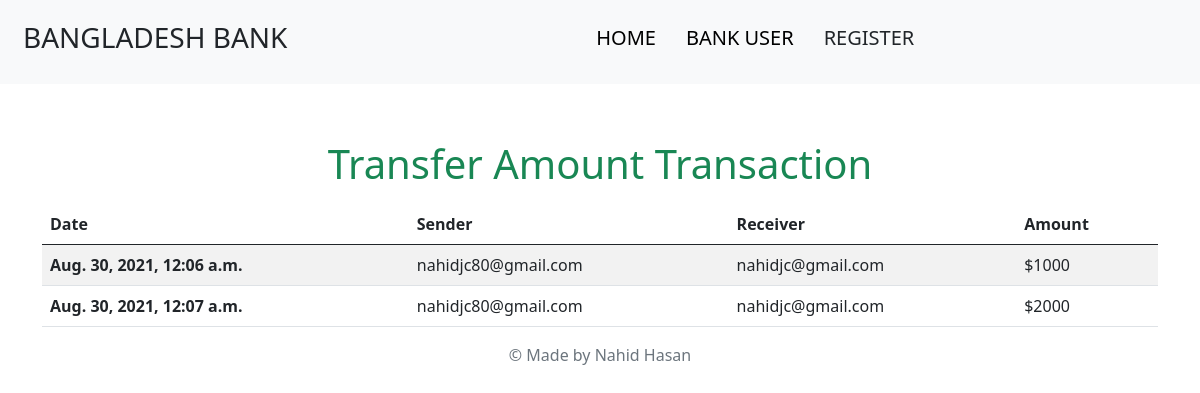
The app's page /transfer_history/, older data.
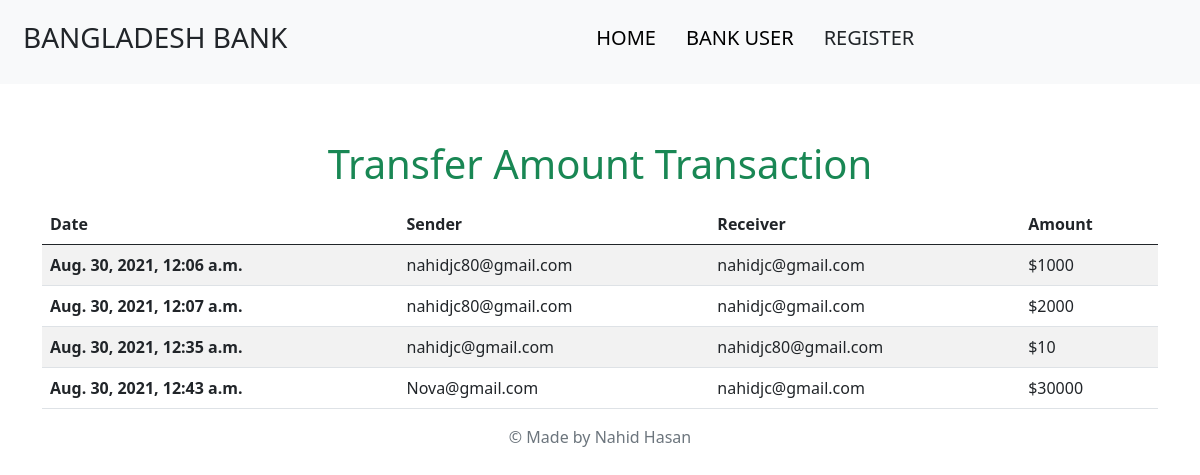
The same page, newer data.
### banking/models.py (models this page shows)
class transferAmount(models.Model):
    sender = models.EmailField()
    receiver = models.EmailField()
    transfer_amount = models.IntegerField()
    date = models.DateTimeField(auto_now_add=True)
    def __str__(self):
        return self.sender + self.receiver

### banking/views.py (the view)
# urls.py: path('transfer_history/', views.transfer_history, name='transfer_history'),
def transfer_history(request):
    history = transferAmount.objects.all()
    print("This is History of Transfer", history)
    return render(request, 'transfer_history.html', context={'transfer_history': history})

### templates/transfer_history.html (shortened to what this page needs)
{% extends "base.html" %}
{% load static %}
{% block body_block %}
{% include "navbar.html"%}
<div class="container mt-5">
    <h1 class="text-center text-success p-2">Transfer Amount Transaction</h1>
    <table class="table table-striped">
        <thead>
            <tr>
                <th scope="col">Date</th>
                <th scope="col">Sender</th>
                <th scope="col">Receiver</th>
                <th scope="col">Amount</th>
            </tr>
        </thead>
        <tbody>
            {% for history in transfer_history %}
            <tr>
                <th scope="row">{{history.date}}</th>
                <td>{{history.sender}}</td>
                <td>{{history.receiver}}</td>
                <td>${{history.transfer_amount}}</td>
            </tr>
            {% endfor %}
        </tbody>
    </table>
</div>
{% endblock %}

### templates/base.html (shortened to what this page needs)
<!doctype html>
{% load static %}
<html lang="en">
<head>
    <link href="https://cdn.jsdelivr.net/npm/bootstrap@5.0.2/dist/css/bootstrap.min.css" rel="stylesheet"
>
</head>
<body>
    {% block body_block %}
    {% endblock %}
    <footer class="text-muted footer ">
        <div class="container">
            <p class="text-center">&copy; Made by Nahid Hasan</p>
        </div>
    </footer>
</body>
</html>

### templates/navbar.html (shortened to what this page needs)
<!doctype html>
{% load static %}
<html lang="en">
<head>
    <link href="https://cdn.jsdelivr.net/npm/bootstrap@5.0.2/dist/css/bootstrap.min.css" rel="stylesheet"
>
    <link rel="stylesheet" href="https://cdnjs.cloudflare.com/ajax/libs/font-awesome/4.7.0/css/font-awesome.min.css">
    <link href="https://cdnjs.cloudflare.com/ajax/libs/font-awesome/5.13.0/css/all.min.css" rel="stylesheet">
</head>
<body>
    <div>
        <nav class=" navbar navbar-expand-md navbar-light bg-light">
            <ul class="navbar-nav">
                <li class="nav-item active">
                    <a href="#" class="nav-link">
                        <h3 class="text-dark">BANGLADESH BANK</h3>
                    </a>
                </li>
            </ul>
            <ul class="navbar-nav m-auto">
                <li class="nav-item">
                    <h5 class="text-dark">
                        <a href="{% url 'banking:home'  %}">HOME</a>
                    </h5>
                </li>
                <li class="nav-item">
                    <h5 class="text-dark">
                        <a href="{% url 'banking:user_details'  %}">BANK USER</a>
                    </h5>
                </li>
                <li class="nav-item">
                    <a href="{% url 'banking:register'  %}">
                        <h5 class="text-dark">REGISTER</h5>
                    </a>
                </li>
            </ul>
        </nav>
    </div>
</body>
</html>

### templates/navbar.html (style rules this page uses)
.nav-link { padding: 10px; font-size: 20px; font-weight: bold; color: black; }
ul li { padding: 5px 15px; }
a { text-decoration: none; color: black; }

Row changes from the older to the newer data that the page shows:
added transferAmount: date "Aug. 30, 2021, 12:35 a.m.", sender "nahidjc@gmail.com", receiver "nahidjc80@gmail.com", transfer_amount "10"
added transferAmount: date "Aug. 30, 2021, 12:43 a.m.", sender "Nova@gmail.com", receiver "nahidjc@gmail.com", transfer_amount "30000"
